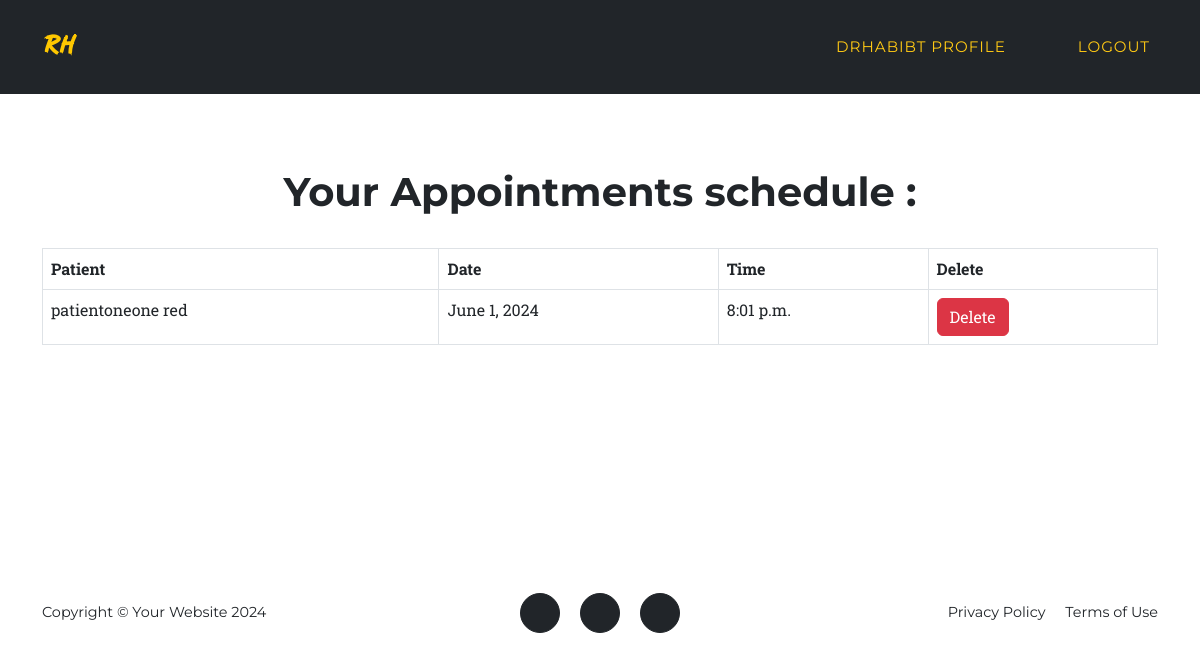
Screenshot of /view_doc_appointment/ (signed in) with the database file from the repository.
### base/models.py (models this page shows, shortened)
class Appointement(models.Model):
    doctor = models.ForeignKey(Doctor, on_delete=models.CASCADE)
    patient= models.ForeignKey(Patient, on_delete=models.CASCADE)
    date = models.DateField()
    time = models.TimeField()

class Patient(models.Model):
    GENDER = (
        ('Male', 'Male'),
        ('Female','Female'),
    )
    user = models.OneToOneField(User, null=True, on_delete=models.CASCADE)
    first_name = models.CharField(max_length=50, null=True)
    last_name = models.CharField(max_length=50, null=True)
    gender = models.CharField(max_length=200, null=True, choices=GENDER)
    phone = models.CharField(max_length=20, null=True)
    email = models.CharField(max_length=200, null=True)
    country = models.CharField(max_length=50, null=True)
    city = models.CharField(max_length=50, null=True)
    address = models.CharField(max_length=200, null=True)
    date_created = models.DateTimeField(auto_now_add=True, null=True)

### base/decorators.py (the view)
    def _wrapped_view_func(request, *args, **kwargs):
        if request.user.is_authenticated and (hasattr(request.user, 'doctor') or request.user.is_superuser):
            return view_func(request, *args, **kwargs)
        else:
            return redirect('home')

### base/views.py (called while the page is built)
@login_required(login_url='login')
@doctor_required
def doc_appointment_view(request):
    try:
        doctor = Doctor.objects.get(email=request.user.email)
        appointments = Appointement.objects.filter(doctor=doctor)
    except Doctor.DoesNotExist:
        appointments = []
    context = {'appointments': appointments}
    return render(request, 'view_doc_appointment.html', context)

### base/templates/view_doc_appointment.html (shortened to what this page needs)
{% load static %}
<!DOCTYPE html>
<html lang="en">
    <head>
        <link href="{% static 'css/styles.css' %}" rel="stylesheet" />
        <link href="{% static 'css/sec_styles.css' %}" rel="stylesheet" />
    </head>
    <body id="page-top">
        <nav class="navbar navbar-expand-lg navbar-dark fixed-top" id="mainNav">
            <div class="container">
                <a class="navbar-brand" href="/">RH</a>
                <div class="collapse navbar-collapse" id="navbarResponsive">
                    <ul class="navbar-nav text-uppercase ms-auto py-4 py-lg-0">
                        <li class="nav-item"><a class="nav-link" href="#profile" style="color: #ffc914; margin-right: 40px;">{{request.user}} Profile</a></li>
                        <li class="nav-item">
                            <a id="logout-link" class="nav-link" href="#" style="color: #ffc914;">Logout</a>
                        </li>
                    </ul>
                </div>
            </div>
        </nav>
        <br>
        <section>
            <div class="text-center">
                <h1>Your Appointments schedule :</h1>
            </div>
            <br>
            <div class="container">
                {% if appointments %}
                    <table class="table table-bordered">
                        <thead>
                            <tr>
                                <th scope="col">Patient</th>
                                <th scope="col">Date</th>
                                <th scope="col">Time</th>
                                <th>Delete</th>
                            </tr>
                        </thead>
                        <tbody>
                            {% for appointment in appointments %}
                                <tr>
                                    <td>{{ appointment.patient.first_name }} {{ appointment.patient.last_name }}</td>
                                    <td>{{ appointment.date }}</td>
                                    <td>{{ appointment.time }}</td>
                                    <td><a href="{% url 'delete_doc_appointment' appointment.id %}" onclick="return confirm('Are you sure you want to delete?')" class="btn btn-danger">Delete</a></td>
                                </tr>
                            {% endfor %}
                        </tbody>
                    </table>
                {% else %}
                    <p>No appointments found.</p>
                {% endif %}
            </div>
        </section>
        <br>
        <br>
        <footer class="footer py-4">
            <div class="container">
                <div class="row align-items-center">
                    <div class="col-lg-4 text-lg-start">Copyright &copy; Your Website 2024</div>
                    <div class="col-lg-4 my-3 my-lg-0">
                        <a class="btn btn-dark btn-social mx-2" href="#!" aria-label="Twitter"></a>
                        <a class="btn btn-dark btn-social mx-2" href="#!" aria-label="Facebook"></a>
                        <a class="btn btn-dark btn-social mx-2" href="#!" aria-label="LinkedIn"></a>
                    </div>
                    <div class="col-lg-4 text-lg-end">
                        <a class="link-dark text-decoration-none me-3" href="#!">Privacy Policy</a>
                        <a class="link-dark text-decoration-none" href="#!">Terms of Use</a>
                    </div>
                </div>
            </div>
        </footer>
    </body>
</html>

### rows the page displays
Appointement: patient.first_name "patientoneone", patient.last_name "red", date "June 1, 2024", time "8:01 p.m."

### other values shown
{{ request.user }} "DRHABIBT"
